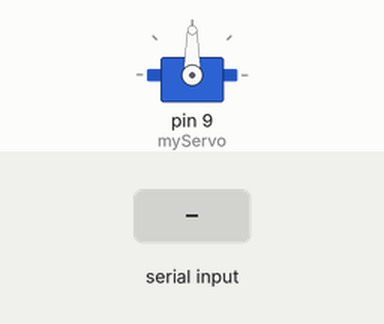
Simulated run of this sketch. Board: Arduino Uno, built with avr-gcc and run on an emulated ATmega328P. On the bench: servo. The test bench sets the inputs (shaded band).

Above: at 1.2 s.
1.3 s: "30,150\n" received over Serial
At 1.8 s:
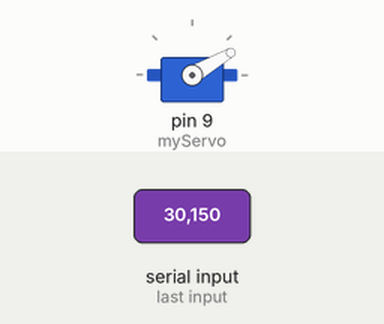
2.8 s: "5\n" received over Serial
At 4.0 s:
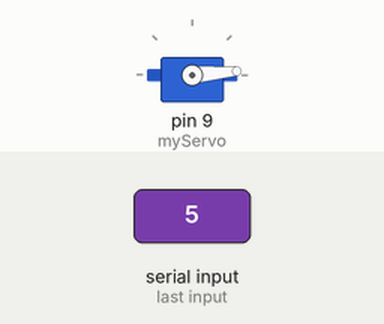
4.3 s: "200\n" received over Serial
At 5.2 s:
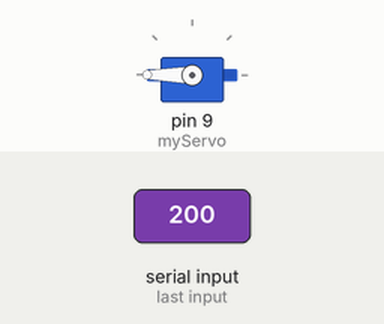
5.8 s: "90,45\n" received over Serial
At 6.4 s:
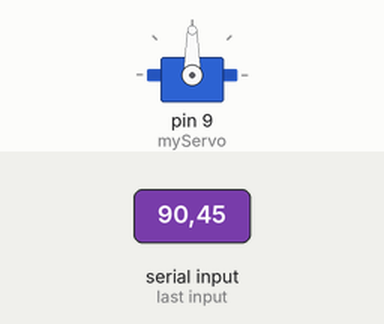
Timing chart, 0 to 8.3 s (numbered marks = the images above; inputs shaded):
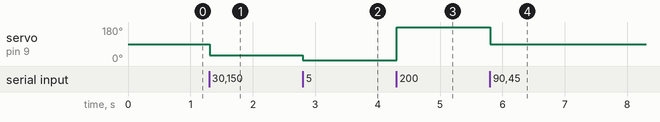

The sketch:

arduino_raspberry.ino
```cpp
#include <Servo.h>
Servo myServo;
void setup() {
  Serial.begin(9600);
  myServo.attach(9);
}
void loop() {
  if (Serial.available() > 0) {

    String data = Serial.readStringUntil('\n');
    int f = data.toInt();
    myServo.write(f);
    delay(100);
    //Serial.println(data);
  }
}
```

Measured:
- after the input at 1.3 s, servo on pin 9 (myServo): 90° → 30° at once
- after the input at 2.8 s, servo on pin 9 (myServo): 30° → 5° at once
- after the input at 4.3 s, servo on pin 9 (myServo): 5° → 180° at once
- after the input at 5.8 s, servo on pin 9 (myServo): 180° → 90° at once
